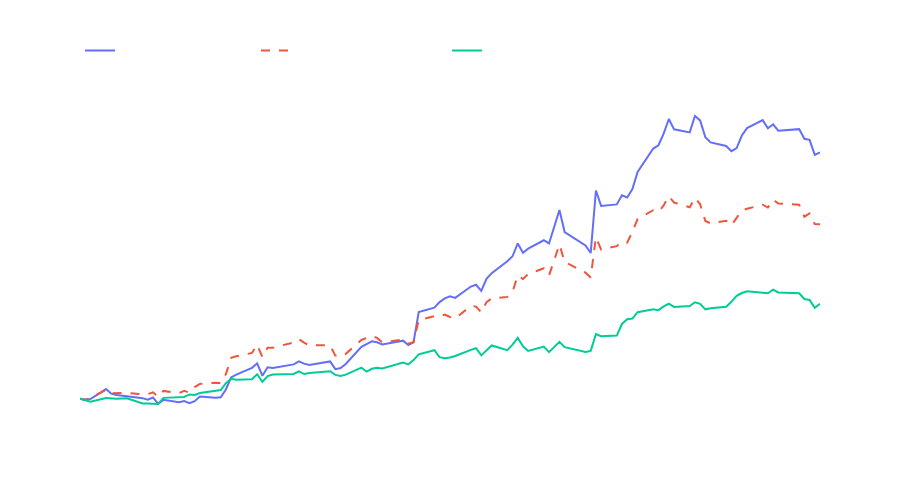

Notebook source saved alongside this figure:
### Code cell
# Convert the cumulative return Series to DataFrame for easy Plotly use
cumulative_returns_maximum_risk_df = cumulative_returns_maximum_risk.reset_index()
cumulative_returns_equally_weighted_df = cumulative_returns_equal_weights.reset_index()
cumulative_returns_minimal_risk_df = cumulative_returns_minimal_risk.reset_index()

# Create traces
trace_max_risk = go.Scatter(
    x=cumulative_returns_maximum_risk_df['Date'],  # or appropriate index name if 'Date' isn't correct
    y=cumulative_returns_maximum_risk_df[0],  # use the column name for the data if it's not the 0th column
    mode='lines',
    name='Maximum Risk Portfolio'
)

trace_equal_weight = go.Scatter(
    x=cumulative_returns_equally_weighted_df['Date'],
    y=cumulative_returns_equally_weighted_df[0],
    mode='lines',
    name='Equally Weighted Portfolio',
    line=dict(dash='dash')  # Dashed line
)

trace_min_risk = go.Scatter(
    x=cumulative_returns_minimal_risk_df['Date'],
    y=cumulative_returns_minimal_risk_df[0],
    mode='lines',
    name='Minimal Risk Portfolio'
)

# Combine the traces into a list
data = [trace_max_risk, trace_equal_weight, trace_min_risk]

# Set the layout of the figure
layout = go.Layout(
    title=go.layout.Title(
        #text='Portfolio Cumulative Returns',
        #font=dict(color='white')  # Title color
    ),
    xaxis=dict(
        title='Date',
        showgrid=False,  # Turns off the x-axis gridlines
        tickfont=dict(color='white'),  # X-axis ticks color
        title_font=dict(color='white')  # X-axis title color
    ),
    yaxis=dict(
        title='Cumulative Returns (%)',
        showgrid=False,  # Turns off the y-axis gridlines
        tickfont=dict(color='white'),  # Y-axis ticks color
        title_font=dict(color='white')  # Y-axis title color
    ),
    legend=dict(
        x=0,
        y=1.2,
        orientation='h',
        font=dict(color='white')  # Legend text color
    ),
    paper_bgcolor='rgba(0,0,0,0)',  # Keep the background transparent
    plot_bgcolor='rgba(0,0,0,0)',  # Keep the plot area background transparent
    autosize=False,
    width=900,
    height=500
)

# Create the figure
fig = go.Figure(data=data, layout=layout)

# Plot the figure
fig.show()
